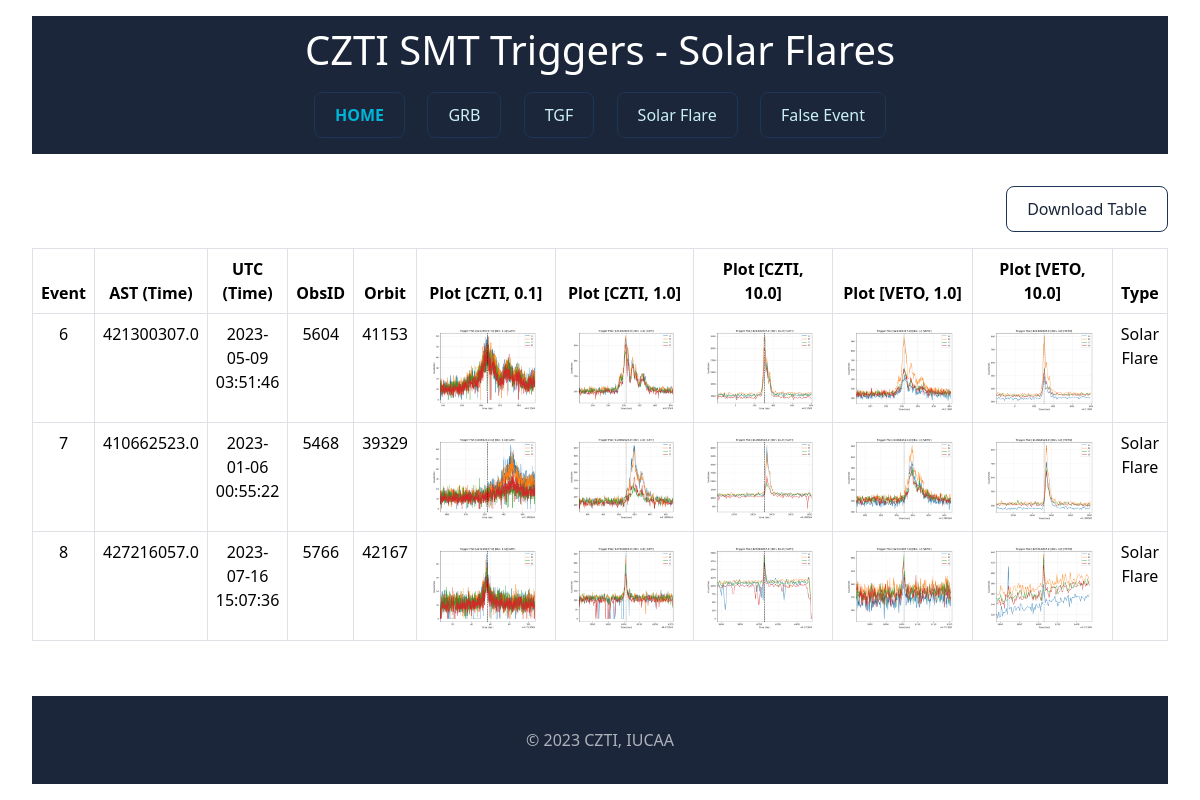
Page /solar on the earlier database version.
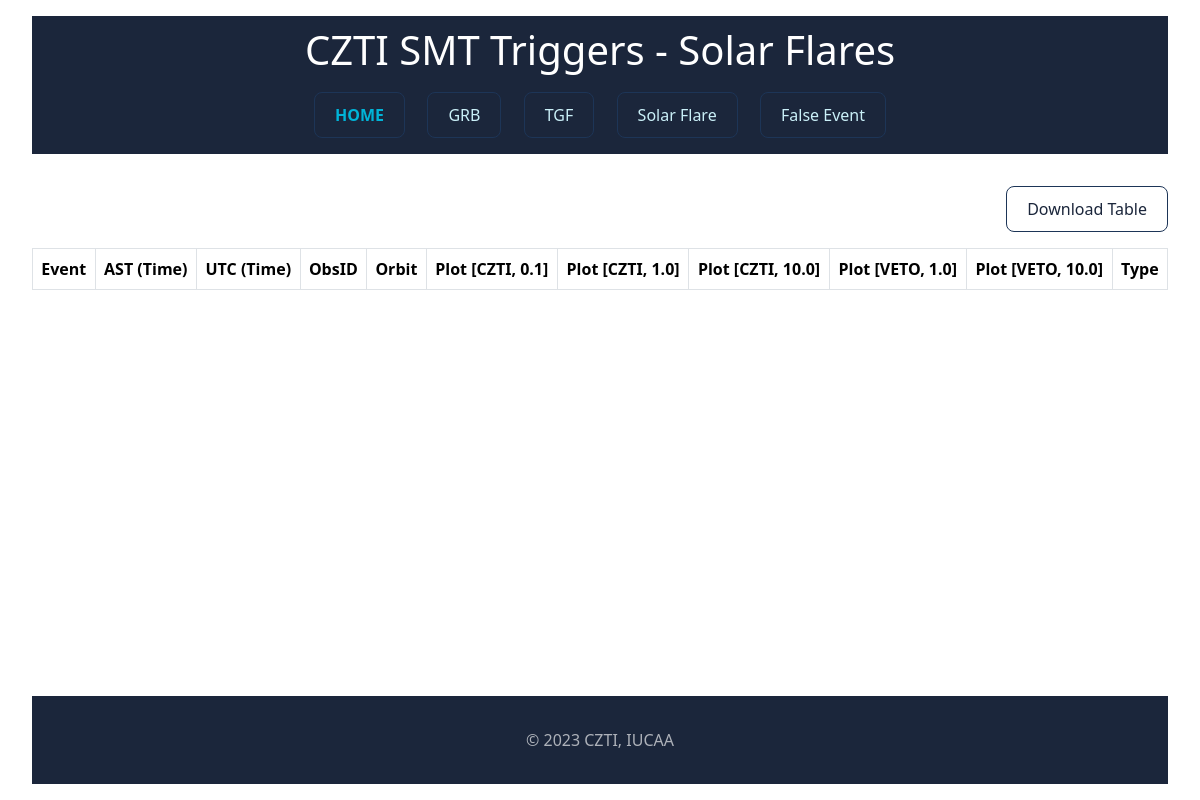
Same page on the later database version.
### tables this page shows
CREATE TABLE events (event_id INTEGER PRIMARY KEY AUTOINCREMENT, event_obsid TEXT, event_orbit TEXT, event_ast TEXT, event_utc TEXT, event_type TEXT);

### app.py (the view)
@app.route("/solar")
def solar_page():
    rows = getdatadb()
    return render_template('solar.html', elem=rows)

### app.py (called while the page is built)
def getdatadb():
    conn = sqlite3.connect(DATABASE)
    cursor = conn.cursor()
    query = "SELECT * FROM events;"
    cursor.execute(query)
    dbrow = cursor.fetchall()
    columns = [desc[0] for desc in cursor.description]
    rowdata = []
    for row in dbrow:
        row_dict = dict(zip(columns, row))
        rowdata.append(row_dict)
    cursor.close()
    conn.close()
    return rowdata

### templates/solar.html (shortened to what this page needs)
<!DOCTYPE html>
<html lang="en">
<head>
    <link href="https://cdn.jsdelivr.net/npm/bootstrap@5.3.2/dist/css/bootstrap.min.css" rel="stylesheet">
</head>
<body>
    <nav>
        <h1>CZTI SMT Triggers - Solar Flares</h1>
        <div class="info-section">
            <a href="{{ url_for('hello_czti') }}" class="button home-button">HOME</a>
            <a href="{{ url_for('grb_page') }}" class="button">GRB</a>
            <a href="{{ url_for('tgf_page') }}" class="button">TGF</a>
            <a href="{{ url_for('solar_page') }}" class="button">Solar Flare</a>
            <a href="{{ url_for('false_page') }}" class="button">False Event</a>
        </div>
    </nav>
    <div class="export-btn">
        <button id="exportCsvButton" class="e-button" onclick="exportTableToCsv('SMTEventsFLARE.csv')">Download Table</button>
    </div>
    <div class="table-responsive">
        <table class="table table-hover table-bordered">
            <thead>
                <tr>
                    <th>Event</th>
                    <th>AST (Time)</th>
                    <th>UTC (Time)</th>
                    <th>ObsID</th>
                    <th>Orbit</th>
                    <th>Plot [CZTI, 0.1]</th>
                    <th>Plot [CZTI, 1.0]</th>
                    <th>Plot [CZTI, 10.0]</th>
                    <th>Plot [VETO, 1.0]</th>
                    <th>Plot [VETO, 10.0]</th>
                    <th>Type</th>
                </tr>
            </thead>
            <tbody>
                {% for val in elem %}
                    {% if val['event_type'] == 'Solar Flare' %}
                        <tr>
                            <td>{{val['event_id']}}</td>
                            <td>{{val['event_ast']}}</td>
                            <td>{{val['event_utc']}}</td>
                            <td>{{val['event_obsid'][26:30]}}</td>
                            <td>{{val['event_orbit']}}</td>
                            <td><img class="plot-image" src="static/{{val['event_ast']}}/{{val['event_ast']}}_0.1_CZTI.png"></td>
                            <td><img class="plot-image" src="static/{{val['event_ast']}}/{{val['event_ast']}}_1.0_CZTI.png"></td>
                            <td><img class="plot-image" src="static/{{val['event_ast']}}/{{val['event_ast']}}_10.0_CZTI.png"></td>
                            <td><img class="plot-image" src="static/{{val['event_ast']}}/{{val['event_ast']}}_1_VETO.png"></td>
                            <td><img class="plot-image" src="static/{{val['event_ast']}}/{{val['event_ast']}}_10_VETO.png"></td>
                            <td>{{val['event_type']}}</td>
                        </tr>
                    {% endif %}
                {% endfor %}
            </tbody>
        </table>
    </div>
    <footer>
        <p>&copy; 2023 CZTI, IUCAA</p>
    </footer>
</body>
</html>

### templates/solar.html (style rules this page uses)
html { height: 100%; }
body { min-height: 100%; display: flex; flex-direction: column; margin: 0; }
h1 { text-align: center; padding: 34px; }
nav { margin: 16px 32px 32px 32px; background-color: #1b263b; color: white; }
h1 { text-align: center; padding: 10px 32px 2px 32px; margin: 0; }
.info-section { display: flex; padding: 16px; margin: 0px 256px 0px 256px; justify-content: space-between; }
.button { padding: 10px 20px; margin: 0 10px; text-decoration: none; color: #caf0f8; background-color: #1b263b; border: 1px solid #1d3557; border-radius: 8px; cursor: pointer; transition: background-color 0.3s ease; }
.home-button { font-weight: bold; color: #00b4d8; }
.export-btn { display: flex; justify-content: flex-end; margin: 0px 32px; }
.e-button { padding: 10px 20px; text-decoration: none; color: #1b263b; background-color: white; border: 1px solid #1d3557; border-radius: 8px; cursor: pointer; transition: background-color 0.3s ease; }
.table-responsive { margin: 16px 32px 32px 32px; text-align: center; }
footer { padding: 32px; margin: 32px 32px 16px 32px; color: rgba(255, 255, 255, 0.644); text-align: center; background-color: #1b263b; margin-top: auto; }
footer p { margin: 0; }

Differences in the rows shown:
no longer on this page (row edited): events: event_id "6", event_ast "421300307.0", event_utc "2023-05-09 03:51:46", event_obsid "5604", event_orbit "41153", event_ast (picture), event_type "Solar Flare"
no longer on this page (row edited): events: event_id "7", event_ast "410662523.0", event_utc "2023-01-06 00:55:22", event_obsid "5468", event_orbit "39329", event_ast (picture), event_type "Solar Flare"
no longer on this page (row edited): events: event_id "8", event_ast "427216057.0", event_utc "2023-07-16 15:07:36", event_obsid "5766", event_orbit "42167", event_ast (picture), event_type "Solar Flare"
